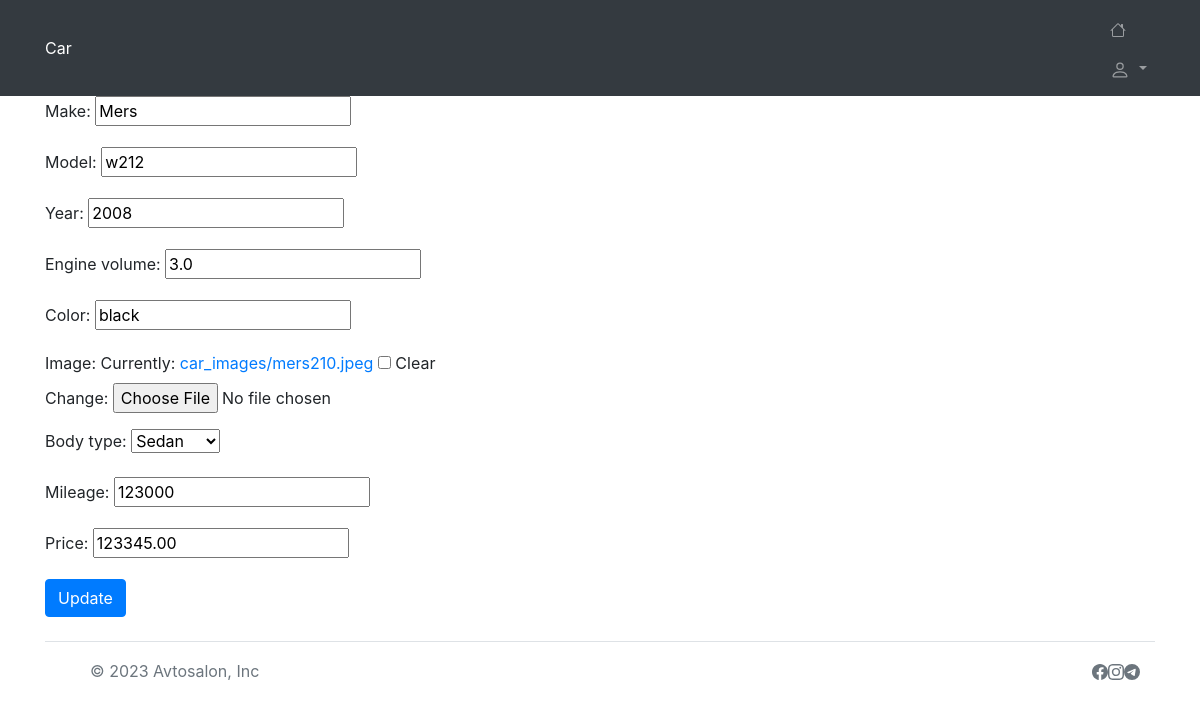
The app's page /avto/5/update/ with its own data.
### avto/models.py (models this page shows, shortened)
class Car(models.Model):
    make = models.CharField(max_length=20)
    model = models.CharField(max_length=20)
    year = models.IntegerField()
    engine_volume = models.FloatField()
    color = models.CharField(max_length=20)
    image = models.ImageField (upload_to='car_images/', null=True, blank=True)
    body_type = models.ForeignKey(Categoryes, on_delete=models.CASCADE)
    mileage = models.IntegerField()
    price = models.DecimalField(max_digits=10, decimal_places=2)
    owner = models.ForeignKey(User, on_delete=models.CASCADE)

### avto/views.py (the view, shortened to what this page needs)
# urls.py: path('<int:avto_id>/update/', AvtoUpdateViews.as_view(), name='update'),
class AvtoUpdateViews(UpdateView):
    model = Car
    template_name = 'avto/update.html'
    success_url = reverse_lazy('index')
    fields = ['make', 'model', 'year', 'engine_volume', 'color', 'image', 'body_type', 'mileage', 'price']
    pk_url_kwarg = 'avto_id'

### avto/models.py (called while the page is built)
    def __str__(self):
        return self.name

### avto/templates/avto/update.html (shortened to what this page needs)
{% extends 'salon.html' %}
{% block content %}
<form method="POST" enctype="multipart/form-data">
    {{ form.as_p }}
    <button type="submit" class="btn btn-primary">Update</button>
</form>
{% endblock %}

### records on screen
Car: make "Mers", model "w212", year "2008", engine_volume "3.0", color "black", body_type "Sedan", mileage "123000", price "123345.00"
